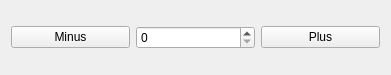
<?xml version="1.0" encoding="UTF-8"?>
<ui version="4.0">
 <class>Widget</class>
 <widget class="QWidget" name="Widget">
  <property name="geometry">
   <rect>
    <x>0</x>
    <y>0</y>
    <width>391</width>
    <height>75</height>
   </rect>
  </property>
  <property name="windowTitle">
   <string>Form</string>
  </property>
  <layout class="QHBoxLayout" name="horizontalLayout_2">
   <item>
    <layout class="QHBoxLayout" name="horizontalLayout">
     <item>
      <widget class="QPushButton" name="minus_button">
       <property name="text">
        <string>Minus</string>
       </property>
       <property name="icon">
        <iconset resource="resource.qrc">
         <normaloff>:/prefix/images/Minus.png</normaloff>:/prefix/images/Minus.png</iconset>
       </property>
      </widget>
     </item>
     <item>
      <widget class="QSpinBox" name="spin_box"/>
     </item>
     <item>
      <widget class="QPushButton" name="plus_button">
       <property name="text">
        <string>Plus</string>
       </property>
       <property name="icon">
        <iconset resource="resource.qrc">
         <normaloff>:/prefix/images/Plus.png</normaloff>:/prefix/images/Plus.png</iconset>
       </property>
      </widget>
     </item>
    </layout>
   </item>
  </layout>
 </widget>
 <resources>
  <include location="resource.qrc"/>
 </resources>
 <connections/>
</ui>
